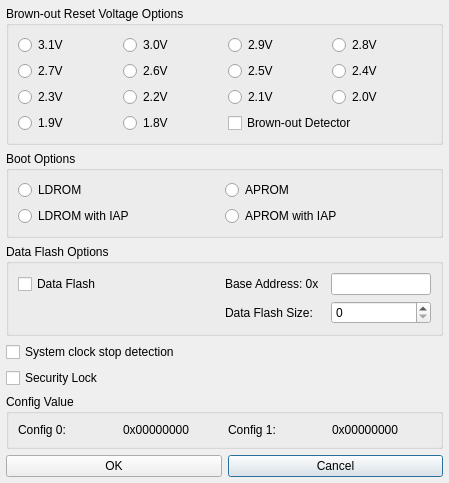
<?xml version="1.0" encoding="UTF-8"?>
<ui version="4.0">
 <class>Dialog</class>
 <widget class="QDialog" name="Dialog">
  <property name="geometry">
   <rect>
    <x>0</x>
    <y>0</y>
    <width>449</width>
    <height>383</height>
   </rect>
  </property>
  <layout class="QGridLayout" name="outer_layout">
   <property name="leftMargin">
    <number>6</number>
   </property>
   <property name="topMargin">
    <number>6</number>
   </property>
   <property name="rightMargin">
    <number>6</number>
   </property>
   <property name="bottomMargin">
    <number>6</number>
   </property>
   <property name="spacing">
    <number>6</number>
   </property>
   <item row="0" column="3" colspan="2">
    <widget class="QGroupBox" name="IDC_GROUP_BROWN_OUT_RESET_VOLTAGE">
     <property name="title">
      <string>Brown-out Reset Voltage Options</string>
     </property>
     <layout class="QGridLayout" name="layout_IDC_GROUP_BROWN_OUT_RESET_VOLTAGE" columnstretch="1,1,1,1,0">
      <item row="0" column="0">
       <widget class="QRadioButton" name="IDC_RADIO_BOV_0">
        <property name="text">
         <string>3.1V</string>
        </property>
       </widget>
      </item>
      <item row="0" column="1">
       <widget class="QRadioButton" name="IDC_RADIO_BOV_1">
        <property name="text">
         <string>3.0V</string>
        </property>
       </widget>
      </item>
      <item row="0" column="2">
       <widget class="QRadioButton" name="IDC_RADIO_BOV_2">
        <property name="text">
         <string>2.9V</string>
        </property>
       </widget>
      </item>
      <item row="0" column="3" colspan="2">
       <widget class="QRadioButton" name="IDC_RADIO_BOV_3">
        <property name="text">
         <string>2.8V</string>
        </property>
       </widget>
      </item>
      <item row="1" column="0">
       <widget class="QRadioButton" name="IDC_RADIO_BOV_4">
        <property name="text">
         <string>2.7V</string>
        </property>
       </widget>
      </item>
      <item row="1" column="1">
       <widget class="QRadioButton" name="IDC_RADIO_BOV_5">
        <property name="text">
         <string>2.6V</string>
        </property>
       </widget>
      </item>
      <item row="1" column="2">
       <widget class="QRadioButton" name="IDC_RADIO_BOV_6">
        <property name="text">
         <string>2.5V</string>
        </property>
       </widget>
      </item>
      <item row="1" column="3" colspan="2">
       <widget class="QRadioButton" name="IDC_RADIO_BOV_7">
        <property name="text">
         <string>2.4V</string>
        </property>
       </widget>
      </item>
      <item row="2" column="0">
       <widget class="QRadioButton" name="IDC_RADIO_BOV_8">
        <property name="text">
         <string>2.3V</string>
        </property>
       </widget>
      </item>
      <item row="2" column="1">
       <widget class="QRadioButton" name="IDC_RADIO_BOV_9">
        <property name="text">
         <string>2.2V</string>
        </property>
       </widget>
      </item>
      <item row="2" column="2">
       <widget class="QRadioButton" name="IDC_RADIO_BOV_A">
        <property name="text">
         <string>2.1V</string>
        </property>
       </widget>
      </item>
      <item row="2" column="3" colspan="2">
       <widget class="QRadioButton" name="IDC_RADIO_BOV_B">
        <property name="text">
         <string>2.0V</string>
        </property>
       </widget>
      </item>
      <item row="3" column="0">
       <widget class="QRadioButton" name="IDC_RADIO_BOV_C">
        <property name="text">
         <string>1.9V</string>
        </property>
       </widget>
      </item>
      <item row="3" column="1">
       <widget class="QRadioButton" name="IDC_RADIO_BOV_D">
        <property name="text">
         <string>1.8V</string>
        </property>
       </widget>
      </item>
      <item row="3" column="2" colspan="3">
       <widget class="QCheckBox" name="IDC_CHECK_BROWN_OUT_DETECT">
        <property name="text">
         <string>Brown-out Detector</string>
        </property>
       </widget>
      </item>
     </layout>
    </widget>
   </item>
   <item row="1" column="3" colspan="2">
    <widget class="QGroupBox" name="IDC_GROUP_BOOT_SELECT">
     <property name="title">
      <string>Boot Options</string>
     </property>
     <layout class="QGridLayout" name="layout_IDC_GROUP_BOOT_SELECT" columnstretch="1,1,0">
      <item row="0" column="0">
       <widget class="QRadioButton" name="IDC_RADIO_BS_LDROM">
        <property name="text">
         <string>LDROM</string>
        </property>
       </widget>
      </item>
      <item row="0" column="1">
       <widget class="QRadioButton" name="IDC_RADIO_BS_APROM">
        <property name="text">
         <string>APROM</string>
        </property>
       </widget>
      </item>
      <item row="1" column="0" colspan="2">
       <widget class="QRadioButton" name="IDC_RADIO_BS_LDROM_APROM">
        <property name="text">
         <string>LDROM with IAP</string>
        </property>
       </widget>
      </item>
      <item row="1" column="1" colspan="2">
       <widget class="QRadioButton" name="IDC_RADIO_BS_APROM_LDROM">
        <property name="text">
         <string>APROM with IAP</string>
        </property>
       </widget>
      </item>
     </layout>
    </widget>
   </item>
   <item row="2" column="3" colspan="2">
    <widget class="QGroupBox" name="IDC_GROUP_DATA_FLASH">
     <property name="title">
      <string>Data Flash Options</string>
     </property>
     <layout class="QGridLayout" name="gridLayout" columnstretch="2,1,1">
      <item row="0" column="0">
       <widget class="QCheckBox" name="IDC_CHECK_DATA_FLASH_ENABLE">
        <property name="text">
         <string>Data Flash</string>
        </property>
       </widget>
      </item>
      <item row="0" column="1">
       <widget class="QLabel" name="IDC_STATIC_FLASH_BASE_ADDRESS">
        <property name="text">
         <string>Base Address: 0x</string>
        </property>
       </widget>
      </item>
      <item row="0" column="2">
       <widget class="QLineEdit" name="IDC_EDIT_FLASH_BASE_ADDRESS"/>
      </item>
      <item row="1" column="1">
       <widget class="QLabel" name="IDC_STATIC_DATA_FLASH_SIZE">
        <property name="text">
         <string>Data Flash Size:</string>
        </property>
       </widget>
      </item>
      <item row="1" column="2">
       <widget class="QSpinBox" name="IDC_SPIN_DATA_FLASH_SIZE"/>
      </item>
     </layout>
    </widget>
   </item>
   <item row="5" column="3" colspan="2">
    <widget class="QGroupBox" name="IDC_GROUP_CONFIG_VALUE">
     <property name="title">
      <string>Config Value</string>
     </property>
     <layout class="QHBoxLayout" name="layout_IDC_GROUP_CONFIG_VALUE">
      <item>
       <widget class="QLabel" name="IDC_STATIC_CONFIG_0">
        <property name="text">
         <string>Config 0:</string>
        </property>
       </widget>
      </item>
      <item>
       <widget class="QLabel" name="IDC_STATIC_CONFIG_VALUE_0">
        <property name="text">
         <string>0x00000000</string>
        </property>
       </widget>
      </item>
      <item>
       <widget class="QLabel" name="IDC_STATIC_CONFIG_1">
        <property name="text">
         <string>Config 1:</string>
        </property>
       </widget>
      </item>
      <item>
       <widget class="QLabel" name="IDC_STATIC_CONFIG_VALUE_1">
        <property name="text">
         <string>0x00000000</string>
        </property>
       </widget>
      </item>
     </layout>
    </widget>
   </item>
   <item row="6" column="4">
    <widget class="QPushButton" name="IDCANCEL">
     <property name="text">
      <string>Cancel</string>
     </property>
    </widget>
   </item>
   <item row="3" column="3">
    <widget class="QCheckBox" name="IDC_CHECK_CLOCK_STOP_DETECT">
     <property name="text">
      <string>System clock stop detection</string>
     </property>
    </widget>
   </item>
   <item row="4" column="3">
    <widget class="QCheckBox" name="IDC_CHECK_SECURITY_LOCK">
     <property name="text">
      <string>Security Lock</string>
     </property>
    </widget>
   </item>
   <item row="6" column="3">
    <widget class="QPushButton" name="IDOK">
     <property name="text">
      <string>OK</string>
     </property>
    </widget>
   </item>
  </layout>
 </widget>
 <resources/>
 <connections/>
</ui>
